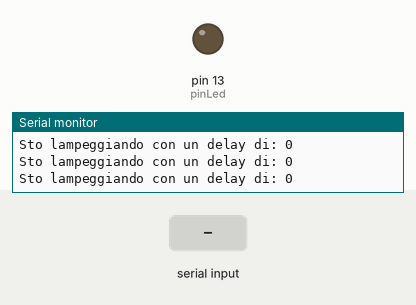
This sketch was run on a simulated Arduino Uno, built with avr-gcc and run on an emulated ATmega328P. Parts: output pins drawn as LEDs (lit = HIGH), the last lines printed to the serial monitor. Dashed ring = blinking. Inputs (shaded band) come from the test bench.

Above: at 1.2 s.
1.3 s: "30,150\n" received over Serial
At 2.6 s:
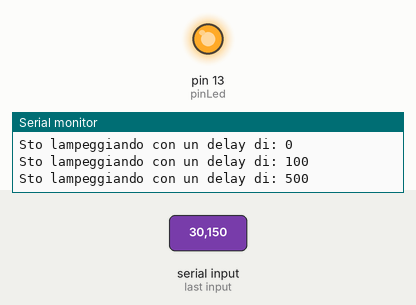
4.3 s: "90,45\n" received over Serial
At 5.8 s:
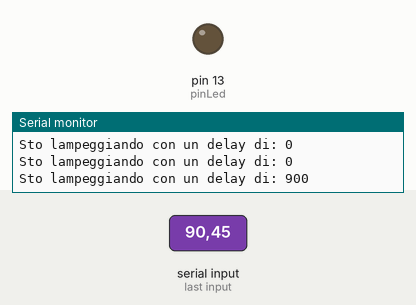
7.3 s: "200\n" received over Serial
10.3 s: "5\n" received over Serial
At 10.7 s:
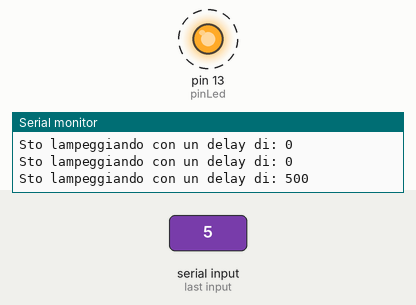
Timing chart, 0 to 14.3 s (numbered marks = the images above; inputs shaded):
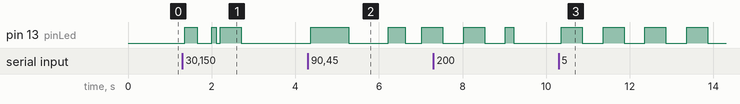

The sketch:

sketch26.ino
```cpp
/* Prof. Michele Maffucci
   16.03.2014

   Uso della Serial.read() per inviare,
   tramite la Serial Monitor, comandi ad Arduino.

   Facciamo lampeggiare il led connesso al pin 13 ad una
   velocità proporzionale al numero (da 0 a 9) inviato ad Arduino.
   Viene stampato sulla Serial Monitor il delay con cui lampeggia
   il LED

   Questo codice è di dominio pubblico
 */

const int pinLed = 13;   // il pin a cui è collegato il LED
int indiceBlink=0;       // velocità con cui lampeggia il LED

void setup()
{
  Serial.begin(9600);      // inizializzazione della porta seriale
  pinMode(pinLed, OUTPUT); // imposta il pin come output
}

void loop()
{
  if ( Serial.available())              // Viene controllato se è disponibile un carattere
  {
    char ch = Serial.read();            // definizione di una variabile di tipo char in cui memorizzare
                                        // il carattere inviato ad Arduino mediante la finestra Serial Monitor
    if( isDigit(ch) )                   // si verifica se il carattere ASCII è un numero compreso tra 0 e 9
    {
      indiceBlink = (ch - '0');        // Il valore ASCII viene convertito in valore numerico
      indiceBlink = indiceBlink * 100; // il valore numerico viene moltiplicato per 100 millisecondi
    }
  }
  blink();
}

// il led lampeggia con una tempo di accensione e spegnimento determinato da indiceBlink
void blink()
{
  Serial.print("Sto lampeggiando con un delay di: ");  // stampa il testo compreso tra ""
  Serial.println(indiceBlink);                         // stampa indiceBlink e va a capo
  digitalWrite(pinLed,HIGH);
  delay(indiceBlink);                                  // ritardo che dipende da indiceBlink
  digitalWrite(pinLed,LOW);
  delay(indiceBlink);
}
```

Measured:
- after the input at 1.3 s, pin 13 (pinLed): goes HIGH 0.30 s, LOW 0.35 s, HIGH 0.10 s, LOW 0.10 s, HIGH 0.50 s, then LOW, starting after 0.06 s
- after the input at 4.3 s, pin 13 (pinLed): goes HIGH 0.90 s, LOW 0.95 s, HIGH 0.40 s, LOW 0.40 s, then HIGH, starting after 0.07 s
- after the input at 10.3 s, pin 13 (pinLed): alternates HIGH for 0.50 s and LOW for 0.50 s, starting after 0.06 s
